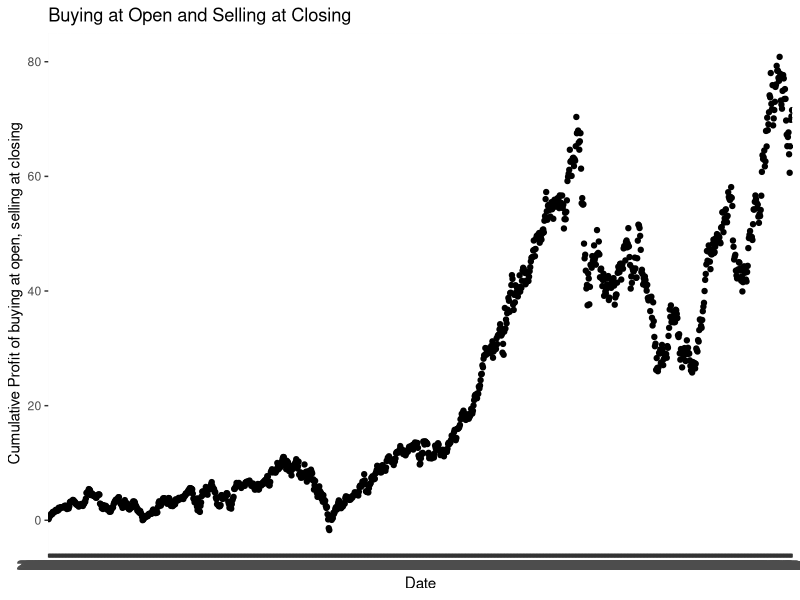

Here is the R script that generated this plot:
library(dplyr)
library(ggplot2)
library(tidyr)

##  Describe the purpose of including the chart
# This line plot visualization displays the difference in profit for buying stock from Apple at day's open and selling it at day's close. It's purpose is to gain insight on whether this way of day trading is profitable over time.

## Describe any notable observations and insights from the chart
# This chart reveals an overall increase in the difference in profit while day-trading Apple stocks over time. While there is a significant increase in profits some days, there is similar decrease in profits on other days. Day-trading this way with Apple stock is relatively risky due to the significant increase and decrease in profit in recent times. 
AAPL <- read.csv('AAPL.csv')

AAPL <- AAPL %>% 
  mutate(buy_opening_sell_closing = Close - Open)

AAPL$cumulative_profit = cumsum(AAPL$buy_opening_sell_closing)

plot <- ggplot(AAPL) + geom_point(mapping = aes(x = Date, y = cumulative_profit)) +
  labs(x = "Date", y = "Cumulative Profit of buying at open, selling at closing", title = "Buying at Open and Selling at Closing")

# ggplot(AAPL, aes(Date, buy_opening_sell_closing, group = 1)) +
#   geom_line() +
#   labs(x = "Date", y = "Profit of buying at open, selling at closing", 
#        title = "Buying at Open and Selling at Closing")